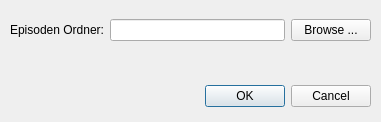
<?xml version="1.0" encoding="UTF-8"?>
<ui version="4.0">
 <class>SettingsDialog</class>
 <widget class="QDialog" name="SettingsDialog">
  <property name="geometry">
   <rect>
    <x>0</x>
    <y>0</y>
    <width>381</width>
    <height>122</height>
   </rect>
  </property>
  <property name="windowTitle">
   <string>Dialog</string>
  </property>
  <widget class="QDialogButtonBox" name="buttonBox">
   <property name="geometry">
    <rect>
     <x>10</x>
     <y>80</y>
     <width>361</width>
     <height>32</height>
    </rect>
   </property>
   <property name="orientation">
    <enum>Qt::Horizontal</enum>
   </property>
   <property name="standardButtons">
    <set>QDialogButtonBox::Cancel|QDialogButtonBox::Ok</set>
   </property>
  </widget>
  <widget class="QWidget" name="gridLayoutWidget">
   <property name="geometry">
    <rect>
     <x>10</x>
     <y>10</y>
     <width>361</width>
     <height>41</height>
    </rect>
   </property>
   <layout class="QGridLayout" name="gridLayout">
    <item row="2" column="1">
     <widget class="QLineEdit" name="folderInput">
      <property name="readOnly">
       <bool>true</bool>
      </property>
     </widget>
    </item>
    <item row="2" column="0">
     <widget class="QLabel" name="label">
      <property name="text">
       <string>Episoden Ordner:</string>
      </property>
     </widget>
    </item>
    <item row="2" column="2">
     <widget class="QPushButton" name="browseButton">
      <property name="text">
       <string>Browse ...</string>
      </property>
     </widget>
    </item>
   </layout>
  </widget>
 </widget>
 <resources/>
 <connections>
  <connection>
   <sender>buttonBox</sender>
   <signal>accepted()</signal>
   <receiver>SettingsDialog</receiver>
   <slot>accept()</slot>
   <hints>
    <hint type="sourcelabel">
     <x>248</x>
     <y>254</y>
    </hint>
    <hint type="destinationlabel">
     <x>157</x>
     <y>274</y>
    </hint>
   </hints>
  </connection>
  <connection>
   <sender>buttonBox</sender>
   <signal>rejected()</signal>
   <receiver>SettingsDialog</receiver>
   <slot>reject()</slot>
   <hints>
    <hint type="sourcelabel">
     <x>316</x>
     <y>260</y>
    </hint>
    <hint type="destinationlabel">
     <x>286</x>
     <y>274</y>
    </hint>
   </hints>
  </connection>
 </connections>
</ui>
